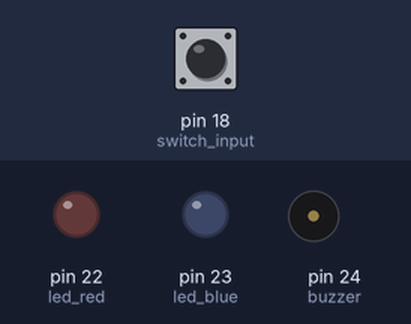
Bench run of a sketch on a simulated Arduino Mega 2560, built with avr-gcc and run on an emulated ATmega2560. Parts: output pins drawn as LEDs (lit = HIGH), buzzer (waves = sounding, pin HIGH). The inputs (shaded band) are chosen by the test bench; at power-on: pin 18 (switch_input) HIGH.

Above: at 1.2 s.
1.3 s: pin 18 (switch_input) pulled LOW for 0.15 s
At 2.6 s:
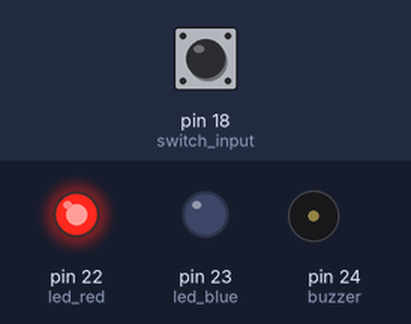
4.4 s: pin 18 (switch_input) pulled LOW for 1 s
At 5.2 s:
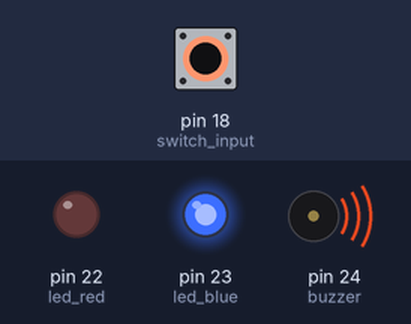
6.9 s: pin 18 (switch_input) pulled LOW for 0.15 s
At 8.25 s:
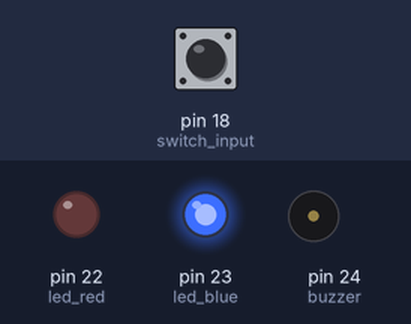
8.5 s: pin 18 (switch_input) pulled LOW for 3.2 s
At 11.1 s:
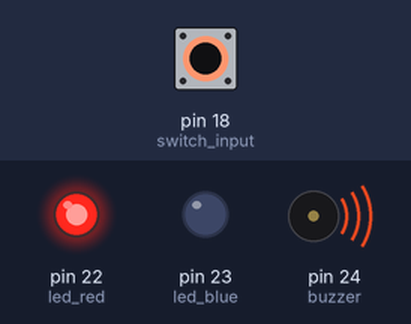
Timing chart, 0 to 14.2 s (numbered marks = the images above; inputs shaded):
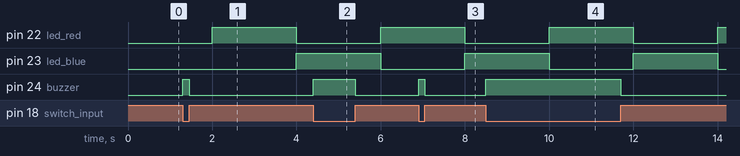

The sketch:

Capston_challenge_2.ino
```cpp
#include <MsTimer2.h>

#define switch_input 18
#define led_red 22
#define led_blue 23
#define buzzer 24

bool led_state = true;

void setup() {
  pinMode(switch_input, INPUT_PULLUP);
  pinMode(led_red, OUTPUT);
  pinMode(led_blue, OUTPUT);
  pinMode(buzzer, OUTPUT);

  attachInterrupt(digitalPinToInterrupt(switch_input), switchEvent, CHANGE);

  MsTimer2::set(2000, ledEvent);
  MsTimer2::start();

}

void loop() {

}

void switchEvent() {

  if(digitalRead(switch_input))
  {
    digitalWrite(buzzer, LOW);
  }

  else
  {
    digitalWrite(buzzer, HIGH);
  }

}

void ledEvent(){
  digitalWrite(led_red, led_state);
  digitalWrite(led_blue, !led_state);
  led_state = !led_state;
}
```

Measured:
- after the input at 1.3 s, pin 24 (buzzer): LOW → HIGH at once, → LOW 0.15 s later
- after the input at 4.4 s, pin 24 (buzzer): LOW → HIGH at once, → LOW 1.0 s later
- after the input at 6.9 s, pin 24 (buzzer): LOW → HIGH at once, → LOW 0.15 s later
- after the input at 8.5 s, pin 24 (buzzer): LOW → HIGH at once, → LOW 3.2 s later
